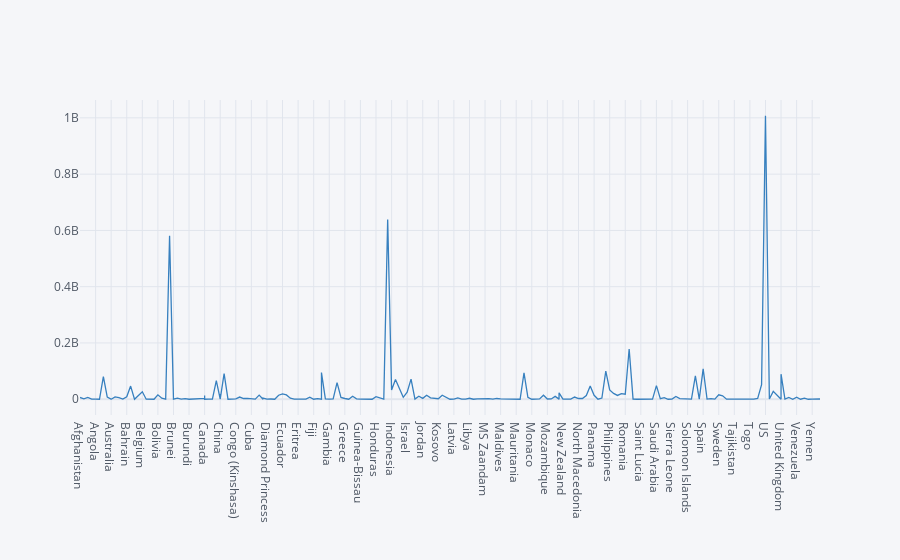

Notebook source saved alongside this figure:
### Code cell
x = df2.iplot(kind='scatter',x="Country/Region",y="Total_count",color = 'Blue')

### Figure 1 — Plotly figure (JSON) as saved in the notebook; plotly's stock layout.template omitted (floating-point values rounded to 4 significant figures; data arrays with more than 128 entries replaced by an {"elided": "..."} marker saying what was removed)
{"data": [{"line": {"color": "rgba(55, 128, 191, 1.0)", "dash": "solid", "shape": "linear", "width": 1.3}, "mode": "lines", "name": "Total_count", "text": "", "type": "scatter", "x": {"elided": "269 str values"}, "y": {"elided": "269 int values"}}], "layout": {"legend": {"bgcolor": "#F5F6F9", "font": {"color": "#4D5663"}}, "paper_bgcolor": "#F5F6F9", "plot_bgcolor": "#F5F6F9", "title": {"font": {"color": "#4D5663"}}, "xaxis": {"gridcolor": "#E1E5ED", "showgrid": true, "tickfont": {"color": "#4D5663"}, "title": {"font": {"color": "#4D5663"}, "text": ""}, "zerolinecolor": "#E1E5ED"}, "yaxis": {"gridcolor": "#E1E5ED", "showgrid": true, "tickfont": {"color": "#4D5663"}, "title": {"font": {"color": "#4D5663"}, "text": ""}, "zerolinecolor": "#E1E5ED"}}}
